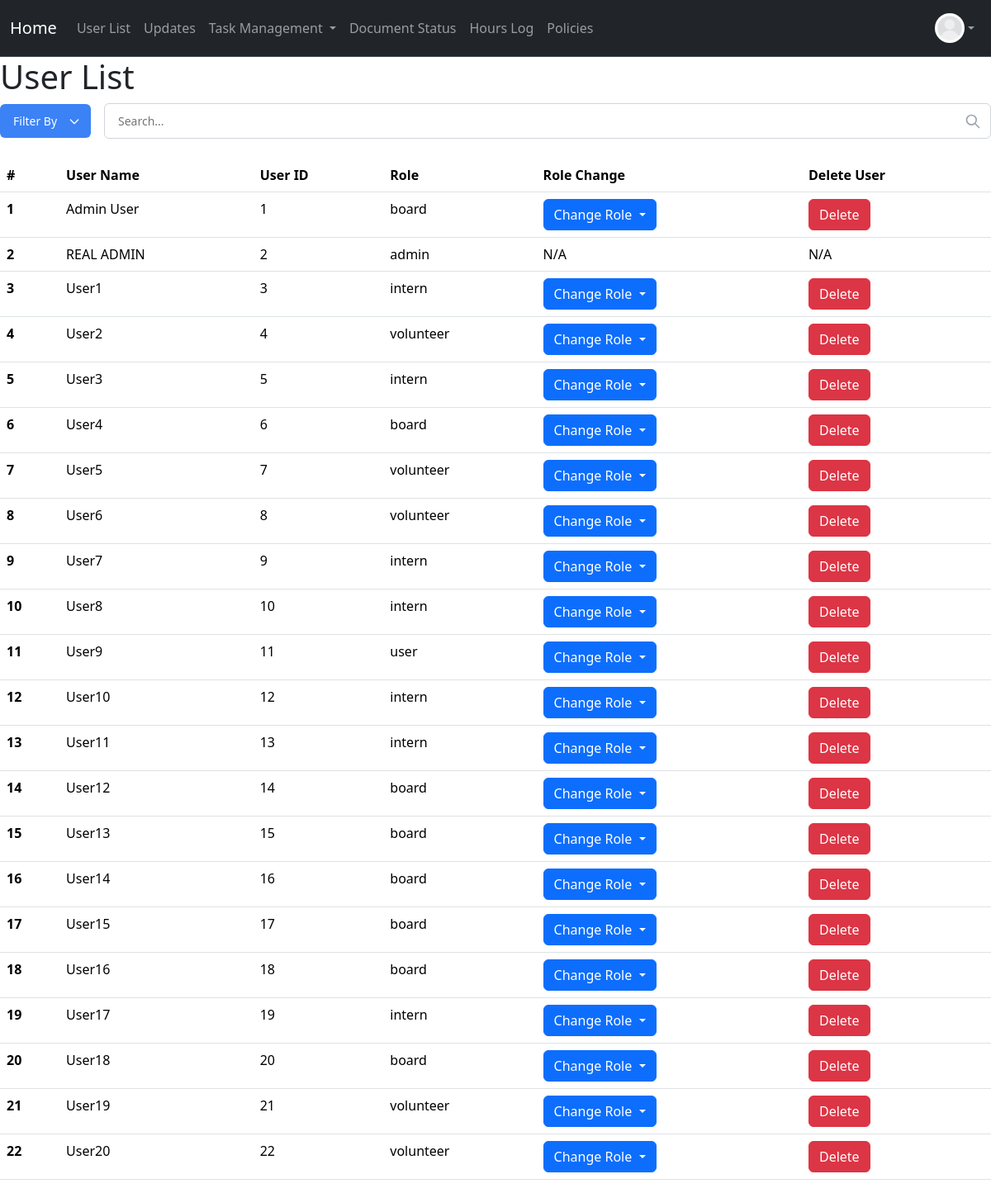
Before: /user/list (signed in) with the older database file.
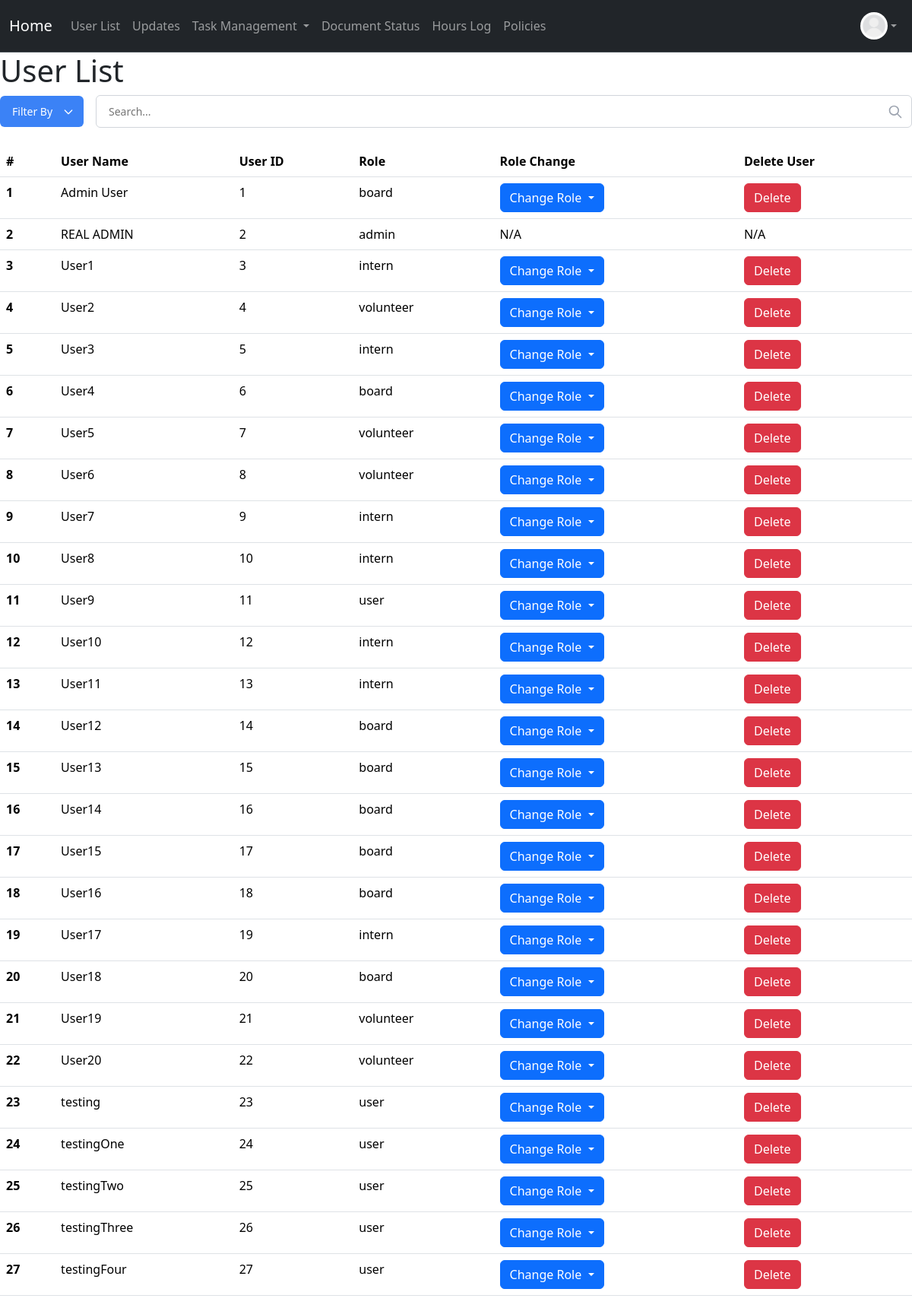
After: the same page with the newer database file.
### project/models.py (models this page shows, shortened)
class User(db.Model, UserMixin):
    __tablename__ = 'users'
    id: Mapped[int] = mapped_column(primary_key=True)
    name: Mapped[str] = mapped_column()
    email: Mapped[str] = mapped_column(unique=True)
    address: Mapped[str] = mapped_column(default="None Provided")
    password_hash: Mapped[str] = mapped_column(db.String(128))
    date_created: Mapped[datetime] = mapped_column(DateTime, server_default=func.now())
    total_hours: Mapped[float] = mapped_column(default=0.0)
    picture: Mapped[str] = mapped_column(default="default.jpeg")
    role: Mapped[str] = mapped_column(default="user")  # "user", "volunteer", " intern", "board"
    hours: Mapped[List["Hours"]] = relationship("Hours", back_populates="user", cascade="all, delete-orphan")
    documents: Mapped[List["Document"]] = relationship("Document", back_populates="user", cascade="all, delete-orphan")
    task_assignments: Mapped[List["TaskAssignment"]] = relationship(
        "TaskAssignment",
        back_populates="user",
        cascade="all, delete-orphan"
    )

### app.py (the view)
@login_required
@permission_required('board')
@app.route("/user/list")
def user_list():
    if request.args.get('filter_by') and request.args.get('search_query'):
        filter_by = request.args.get('filter_by')
        search_query = request.args.get('search_query')
        if filter_by == 'role':
            users = User.query.filter(User.role.ilike(f'%{search_query}%')).all()
        elif filter_by == 'name':
            users = User.query.filter(User.name.ilike(f'%{search_query}%')).all()
    else:
        users = User.query.all()
    return render_template("user_list.html", users=users)

### app.py (called while the page is built)
@app.context_processor
def inject_now():
    return {
        'now': datetime.now,
        'today': date.today
    }

### project/models.py (called while the page is built)
@login_manager.user_loader
def load_user(user_id):
    return User.query.get(user_id)

### project/templates/user_list.html (shortened to what this page needs)
{% extends "base.html" %}
{% block content %}
<h1>User List</h1>
<form action="{{ url_for('user_list') }}" method="get" class="search-filter-container" style="display: flex; gap: 1rem; align-items: center;">
    <div>
        <select name="filter_by" id="filterSelect" class="filter-select" required>
            <option disabled selected hidden>Filter By</option>
        </select>
    </div>
    <div class="search-wrapper" style="position: relative;">
        <input
            type="text"
            name="search_query"
            id="searchBar"
            placeholder="Search..."
            class="search-input"
            required
        >
        <button type="submit" class="search-btn" style="position: absolute; right: 0; top: 0; height: 100%; background: none; border: none;">
        </button>
    </div>
</form>
    <table class="table table-hover">
    <thead class = "thead-light">
    <tr>
        <th scope="col">#</th>
        <th scope ="col">User Name</th>
        <th scope="col">User ID</th>
        <th scope="col">Role</th>
        <th scope="col">Role Change</th>
        <th scope="col">Delete User</th>
    </tr>
    </thead>
    <tbody>
        {% for user in users %}
            {% set user_num = loop.index %}
            <tr>
            <th scope="row">{{user_num}}</th>
            <td>{{ user.name }}</td>
            <td>{{ user.id }}</td>
            <td>{{ user.role }}</td>
            {% if user.role != current_user.role and user.role != "admin" %}
                <td>
                <div class="btn-group" role="group">
                    <button id="btnGroupDrop1" type="button" class="btn btn-primary dropdown-toggle" data-bs-toggle="dropdown" aria-expanded="false">
                        Change Role
                    </button>
                </td>
                <td>
                    <form action="{{ url_for('delete_user') }}" method="post">
                        <button type="submit" class="btn btn-danger">Delete</button>
                    </form>
                </td>
                </tr>
            {% else %}
                <td>N/A</td>
                <td>N/A</td>
            {% endif %}
        {% endfor %}
    </tbody>
    </table>
{% endblock %}

### project/templates/base.html (shortened to what this page needs)
<!DOCTYPE html>
<html>
  <head>
    <link href="https://cdn.jsdelivr.net/npm/bootstrap@5.3.8/dist/css/bootstrap.min.css" rel="stylesheet">
  </head>
  <body>
    <nav class="navbar navbar-expand bg-dark border-bottom border-body" data-bs-theme="dark">
      <div class="container-fluid d-flex">
        <a class="navbar-brand"
            href="{% if current_user.is_authenticated and current_user.role == 'admin' %}
              {{ url_for('admin_dashboard') }}
            {% elif current_user.is_authenticated and current_user.role == 'board' %}
              {{ url_for('board_dashboard') }}
            {% elif current_user.is_authenticated and current_user.role == 'volunteer' %}
                {{ url_for('volunteer_dashboard') }}
            {% elif current_user.is_authenticated and current_user.role == 'intern' %}
                {{ url_for('intern_dashboard') }}
            {% else %}
              {{ url_for('user_dashboard') }}
          {% endif %}">
          Home
        </a>
        <ul class="navbar-nav mb-2 mb-lg-0 d-flex flex-row">
          {% if current_user.is_authenticated %}
            {% if current_user.role == 'admin' or current_user.role == 'board' %}
              <li class="nav-item">
                <a class="nav-link" href="{{ url_for('user_list') }}">User List</a>
              </li>
              <li class="nav-item">
              <a class="nav-link"
              href="{{ url_for('notification') }}">
                  Updates </a>
              </li>
                <li class="nav-item dropdown">
                  <a class="nav-link dropdown-toggle" href="#" id="taskDropdown" role="button" aria-expanded="false">
                    Task Management
                  </a>
                </li>
            {% else %}
                <li class="nav-item">
                  <a class="nav-link" href="{{ url_for('my_tasks') }}">Tasks Status</a>
                </li>
            {% endif %}
            <li class="nav-item">
              <a class="nav-link" href="{{ url_for('document_status') }}">Document Status</a>
            </li>
            <li class="nav-item">
              <a class="nav-link"
              href="{{ url_for('hours_log') }}">
                  Hours Log </a>
            </li>
            <li class="nav-item">
              <a class="nav-link"
              href="{{ url_for('policies') }}">
                  Policies </a>
            </li>
          {% endif %}
        </ul>
        {% if current_user.is_authenticated %}
        <ul class="navbar-nav ms-auto mb-2 mb-lg-0">
          <li class="nav-item dropdown">
            <a class="nav-link d-flex align-items-center dropdown-toggle" href="#" id="profileDropdown" role="button" aria-expanded="false">
              <img src="{{ url_for('static', filename='profile_pics/' ~ current_user.picture ) }}" alt="Profile" style="height:36px;width:36px;border-radius:50%;">
            </a>
          </li>
        </ul>
        {% endif %}
      </div>
    </nav>
    {% block content %}
    {% endblock %}
  </body>
</html>

Changed rows visible on the page:
added User: id "23", name "testing", role "user"
added User: id "24", name "testingOne", role "user"
added User: id "25", name "testingTwo", role "user"
added User: id "26", name "testingThree", role "user"
added User: id "27", name "testingFour", role "user"
